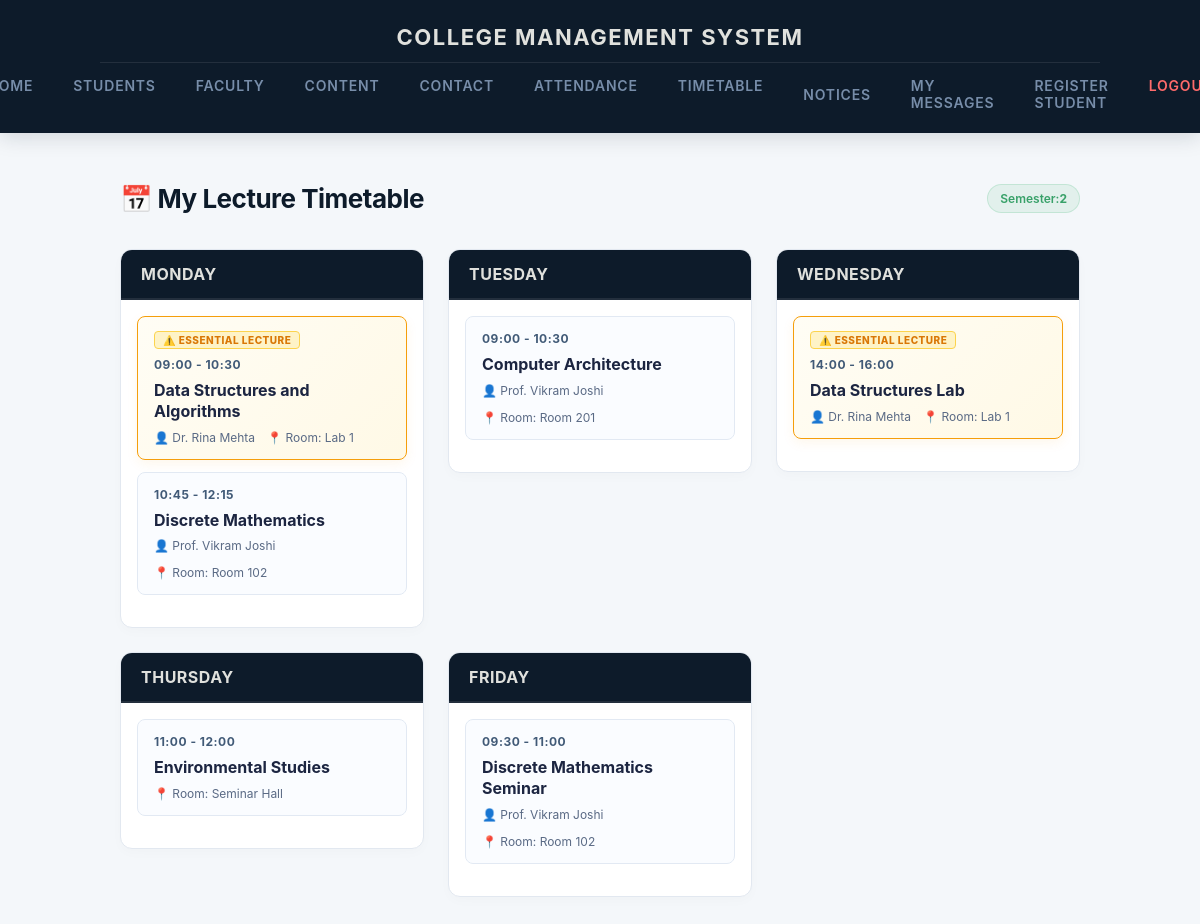
The page /timetable/ (signed in) on the database its author committed.
### cms/models.py (models this page shows, shortened)
class Student(models.Model):
    name = models.CharField(max_length=100)
    DOB = models.DateField()
    roll_no = models.CharField(max_length=100, unique=True)
    department = models.ForeignKey(Department, on_delete=models.CASCADE)
    semester = models.CharField(max_length=20, blank=True, default='')
    password = models.CharField(max_length=100)

class Timetable(models.Model):
    DAY_CHOICES = [
        ('Monday', 'Monday'),
        ('Tuesday', 'Tuesday'),
        ('Wednesday', 'Wednesday'),
        ('Thursday', 'Thursday'),
        ('Friday', 'Friday'),
        ('Saturday', 'Saturday'),
        ('Sunday', 'Sunday'),
    ]
    department = models.ForeignKey(Department, on_delete=models.CASCADE, related_name='timetables')
    semester = models.CharField(max_length=20)
    day_of_week = models.CharField(max_length=15, choices=DAY_CHOICES)
    subject = models.CharField(max_length=100)
    start_time = models.TimeField()
    end_time = models.TimeField()
    faculty = models.ForeignKey(Faculty, on_delete=models.SET_NULL, null=True, blank=True, related_name='timetable_classes')
    classroom = models.CharField(max_length=50, blank=True, default='')
    is_essential = models.BooleanField(default=False, verbose_name="Essential Lecture")
    class Meta:
        ordering = ['day_of_week', 'start_time']
        verbose_name = 'Timetable Entry'
        verbose_name_plural = 'Timetable Entries'

class Faculty(models.Model):
    employee_id = models.CharField(max_length=50, unique=True)
    name = models.CharField(max_length=100)
    email = models.EmailField()
    phone = models.CharField(max_length=20, blank=True, default='')
    designation = models.CharField(max_length=100)
    department = models.ForeignKey(Department, on_delete=models.CASCADE, related_name='faculty')
    password = models.CharField(max_length=128)
    is_active = models.BooleanField(default=True)
    class Meta:
        verbose_name_plural = 'Faculty'
        ordering = ['name']

### cms/views.py (the view)
# urls.py: path("timetable/", timetable_view, name="timetable"),
@student_login_required
def timetable_view(request):
    student = _get_logged_in_student(request)
    if student is None:
        return redirect('login')
    entries = Timetable.objects.filter(
        department=student.department,
        semester=student.semester
    ).select_related('faculty').order_by('start_time')
    days_order = ['Monday', 'Tuesday', 'Wednesday', 'Thursday', 'Friday', 'Saturday', 'Sunday']
    timetable_by_day = {day: [] for day in days_order}
    for entry in entries:
        if entry.day_of_week in timetable_by_day:
            timetable_by_day[entry.day_of_week].append(entry)
    active_timetable = {day: lectures for day, lectures in timetable_by_day.items() if lectures}
    context = {
        'student': student,
        'timetable': active_timetable,
        'has_timetable': any(active_timetable.values())
    }
    return render(request, 'timetable.html', context)

### admin_dashboard/context_processors.py (called while the page is built)
def sidebar_links(request):
    return {
        'admin_nav':
            [
                {'name': 'Dashboard', 'url': 'staff_dashboard', 'icon': '📊'},
                {'name': 'Students', 'url': 'staff_students', 'icon': '🎓'},
                {'name': 'Faculty', 'url': 'staff_faculty', 'icon': '💼'},
                {'name': 'Attendance', 'url': 'staff_attendance', 'icon': '✅'},
                {'name': 'Messages', 'url': 'staff_messages', 'icon': '✉️'},
            ]
    }

### cms/context_processors.py (called while the page is built)
def student_nav_context(request):
    student_id = request.session.get('student_id')
    if not student_id:
        return {}
    from .models import Student
    try:
        student = Student.objects.select_related('department').get(id=student_id)
    except Student.DoesNotExist:
        return {}
    notices_qs = Notice.objects.filter(
        Q(department__isnull=True) | Q(department=student.department),
        Q(semester='') | Q(semester=student.semester),
    )
    unread_notice_count = notices_qs.exclude(reads__student=student).count()
    return {
        'nav_student': student,
        'unread_notice_count': unread_notice_count,
    }

### cms/views.py (called while the page is built)
def _get_logged_in_student(request):
    student_id = request.session.get('student_id')
    try:
        return Student.objects.select_related('department').get(id=student_id)
    except Student.DoesNotExist:
        request.session.flush()
        return None

def student_login_required(view_func):
    @wraps(view_func)
    def _wrapped_view(request, *args, **kwargs):
        if 'student_id' not in request.session:
            return redirect('login')
        return view_func(request, *args, **kwargs)
    return _wrapped_view

### cms/templates/timetable.html (shortened to what this page needs)
{% extends 'index.html' %}
{% block main_content %}
<div class="cms-module-header">
    <h1>📅 My Lecture Timetable</h1>
    <span class="cms-status-indicator">Semester: <strong>{% if student.semester %}{{ student.semester }}{% else %}Not Set{% endif %}</strong></span>
</div>
<div class="cms-timetable-container">
    {% if not student.semester %}
    <div class="cms-alert-info">
        <span class="cms-alert-icon">ℹ️</span>
        Your semester is not currently set in your profile. Please <a href="{% url 'edit_profile' %}" style="color: var(--eclipse-deep); font-weight: 700; text-decoration: underline;">update your profile</a> to view your semester-specific timetable.
    </div>
    {% elif not has_timetable %}
    <div class="cms-alert-info">
        <span class="cms-alert-icon">ℹ️</span>
        No timetable entries have been scheduled for <strong>{{ student.department.name }}</strong> (Semester {{ student.semester }}) yet. Please check back later.
    </div>
    {% else %}
    <div class="cms-timetable-grid">
        {% for day, lectures in timetable.items %}
        <div class="cms-day-column">
            <h3 class="cms-day-header">{{ day }}</h3>
            <div class="cms-lectures-stack">
                {% for lecture in lectures %}
                <div class="cms-lecture-card {% if lecture.is_essential %}cms-essential-glow{% endif %}">
                    {% if lecture.is_essential %}
                    <span class="cms-essential-badge">⚠️ Essential Lecture</span>
                    {% endif %}
                    <div class="cms-lecture-time">
                        {{ lecture.start_time|time:"H:i" }} - {{ lecture.end_time|time:"H:i" }}
                    </div>
                    <h4 class="cms-lecture-subject">{{ lecture.subject }}</h4>
                    <div class="cms-lecture-meta">
                        {% if lecture.faculty %}
                        <span class="cms-lecture-faculty">👤 {{ lecture.faculty.name }}</span>
                        {% endif %}
                        {% if lecture.classroom %}
                        <span class="cms-lecture-room">📍 Room: {{ lecture.classroom }}</span>
                        {% endif %}
                    </div>
                </div>
                {% endfor %}
            </div>
        </div>
        {% endfor %}
    </div>
    {% endif %}
</div>
{% endblock %}

### static/css/style.css (style rules this page uses)
:root { --eclipse-deep: #0D1B2A; --eclipse-navy: #1B263B; --eclipse-steel: #415A77; --eclipse-light: #778DA9; --eclipse-glow: #E0E1DD; --canvas-bg: #F4F7FA; --text-primary: #1C2541; }
body { font-family: -apple-system, BlinkMacSystemFont, "Segoe UI", Roboto, Helvetica, Arial, sans-serif; background-color: var(--canvas-bg); color: var(--text-primary); margin: 0; padding: 0; -webkit-font-smoothing: antialiased; }
.cms-module-header { display: flex; justify-content: space-between; align-items: center; margin-bottom: 35px; }
.cms-module-header h1 { color: var(--eclipse-deep); margin: 0; font-size: 26px; font-weight: 700; letter-spacing: -0.5px; }
.cms-status-indicator { background-color: rgba(72, 187, 120, 0.1); color: #38A169; font-size: 12px; font-weight: 600; padding: 6px 12px; border-radius: 20px; border: 1px solid rgba(72, 187, 120, 0.2); display: inline-flex; align-items: center; }
.cms-timetable-container { margin-top: 20px; width: 100%; }
.cms-timetable-grid { display: grid; grid-template-columns: repeat(auto-fill, minmax(280px, 1fr)); gap: 24px; align-items: start; }
.cms-day-column { background: #ffffff; border-radius: 12px; border: 1px solid #E2E8F0; box-shadow: 0 4px 12px rgba(0, 0, 0, 0.02); overflow: hidden; display: flex; flex-direction: column; padding-bottom: 16px; }
.cms-day-header { background: var(--eclipse-deep); color: var(--eclipse-glow); margin: 0; padding: 14px 20px; font-size: 16px; font-weight: 700; letter-spacing: 0.5px; text-transform: uppercase; border-bottom: 2px solid rgba(224, 225, 221, 0.1); }
.cms-lectures-stack { display: flex; flex-direction: column; gap: 12px; padding: 16px; }
.cms-lecture-card { background: #FAFCFF; border-radius: 8px; border: 1px solid #E2E9F3; padding: 14px 16px; display: flex; flex-direction: column; gap: 8px; position: relative; transition: all 0.25s ease; }
.cms-lecture-time { font-size: 12px; font-weight: 700; color: var(--eclipse-steel); letter-spacing: 0.5px; }
.cms-lecture-subject { margin: 0; color: var(--text-primary); font-size: 16px; font-weight: 700; line-height: 1.3; }
.cms-lecture-meta { display: flex; flex-wrap: wrap; gap: 12px; font-size: 12px; color: #5A6A85; }
.cms-lecture-faculty, .cms-lecture-room { display: inline-flex; align-items: center; gap: 4px; }
.cms-essential-glow { background: linear-gradient(135deg, #FFFDF5 0%, #FFF9E6 100%); border: 1.5px solid #F59E0B; box-shadow: 0 4px 12px rgba(245, 158, 11, 0.08); animation: essential-card-glow 3s infinite ease-in-out; }
.cms-essential-badge { align-self: flex-start; background-color: #FEF3C7; color: #D97706; border: 1px solid #FCD34D; padding: 2px 8px; border-radius: 4px; font-size: 10px; font-weight: 800; text-transform: uppercase; letter-spacing: 0.5px; animation: pulse-essential-badge 2s infinite ease-in-out; }

### rows shown on the page
Student: semester "2"
Timetable: day_of_week "MONDAY", is_essential "⚠️ ESSENTIAL LECTURE", start_time "09:00", end_time "10:30", subject "Data Structures and Algorithms", faculty.name "Dr. Rina Mehta", classroom "Lab 1"
Timetable: start_time "10:45", end_time "12:15", subject "Discrete Mathematics", faculty.name "Prof. Vikram Joshi", classroom "Room 102"
Timetable: day_of_week "TUESDAY", start_time "09:00", end_time "10:30", subject "Computer Architecture", faculty.name "Prof. Vikram Joshi", classroom "Room 201"
Timetable: day_of_week "WEDNESDAY", is_essential "⚠️ ESSENTIAL LECTURE", start_time "14:00", end_time "16:00", subject "Data Structures Lab", faculty.name "Dr. Rina Mehta", classroom "Lab 1"
Timetable: day_of_week "THURSDAY", start_time "11:00", end_time "12:00", subject "Environmental Studies", classroom "Seminar Hall"
Timetable: day_of_week "FRIDAY", start_time "09:30", end_time "11:00", subject "Discrete Mathematics Seminar", faculty.name "Prof. Vikram Joshi", classroom "Room 102"
